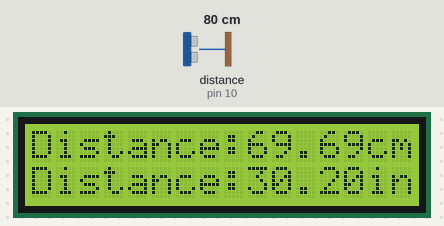
This sketch was run on a simulated Arduino Uno, built with avr-gcc and run on an emulated ATmega328P. On the bench: 16×2 character LCD. Wiring (inferred from the names in the program): ultrasonic range finder: trigger pin 9; echo pin 10. The test bench sets the inputs (shaded band); at power-on: distance to the obstacle (sensor on pin 10) 80 cm. The echo pulse lasts 58.3 µs per cm.

Above: at 1.2 s.
1.3 s: distance to the obstacle (sensor on pin 10) set to 2 cm
At 2.4 s:
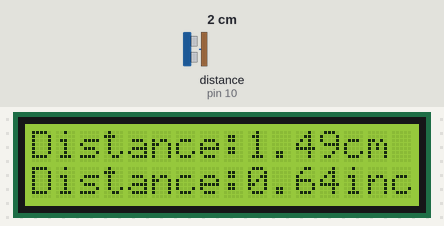
5.4 s: distance to the obstacle (sensor on pin 10) set to 4 cm
At 6.7 s:
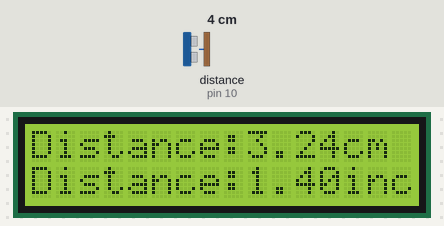
8.6 s: distance to the obstacle (sensor on pin 10) set to 9 cm
At 9.9 s:
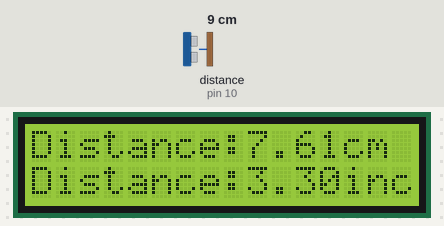
Timing chart, 0 to 11.6 s (numbered marks = the images above; inputs shaded):
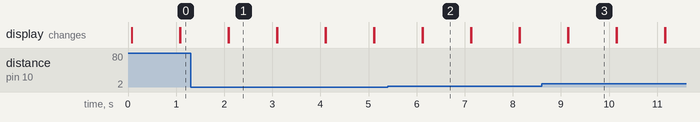

Measured:
- after the input at 1.3 s, the display: first differs from a run without the input after 0.79 s (image 1)
- after the input at 5.4 s, the display: first differs from a run without the input after 0.73 s (image 2)
- after the input at 8.6 s, the display: first differs from a run without the input after 0.55 s (image 3)
- what the display in image 1 shows lasts 1.0 s, from 2.1 s to 3.1 s

The sketch:

DistanceInLCD.ino
```cpp
#include<LiquidCrystal.h> //Please replace the single quote characters ('') with the parenthesis character (<>)

// Creates an LCD object. Parameters: (rs, enable, d4, d5, d6, d7)

const int trigPin = 9;
const int echoPin = 10;
//long duration;
//int distanceCm, distanceInch;

const int rs = 12, en = 11, d4 = 5, d5 = 4, d6 = 3, d7 = 2;
LiquidCrystal lcd(rs, en, d4, d5, d6, d7);

void setup() {

lcd.begin(16,2); // Initializes the interface to the LCD screen, and specifies the dimensions (width and height) of the display
pinMode(trigPin, OUTPUT);
pinMode(echoPin, INPUT);

}

void loop() {

digitalWrite(trigPin, LOW);
delayMicroseconds(2);
digitalWrite(trigPin, HIGH);
delayMicroseconds(10);
digitalWrite(trigPin, LOW);

int duration = pulseIn(echoPin, HIGH);
float distanceCm= duration*0.03/2;
float distanceInch = duration*0.013/2;

lcd.setCursor(0,0); // Sets the location at which subsequent text written to the LCD will be displayed
lcd.print("Distance:"); // Prints string "Distance" on the LCD
lcd.print(distanceCm); // Prints the distance value from the sensor
lcd.print("cm");
//delay(10);
lcd.setCursor(0,1);
lcd.print("Distance:");
lcd.print(distanceInch);
lcd.print("inch");
//delay(10);
delay(1000);
lcd.clear();

}
```
